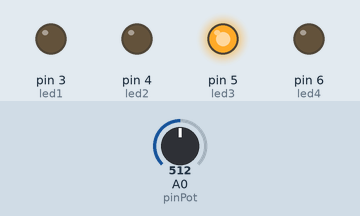
The sketch below on a simulated Arduino Uno, built with avr-gcc and run on an emulated ATmega328P. Shown: output pins drawn as LEDs (lit = HIGH). The inputs (shaded band) are chosen by the test bench; at power-on: A0 (pinPot) = 512.

Above: at 1.3 s.
1.4 s: A0 (pinPot) set to 499
At 2.7 s:
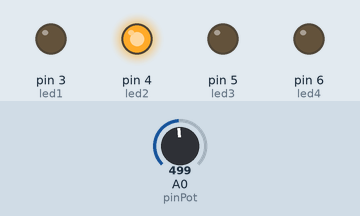
3.0 s: A0 (pinPot) set to 267
4.5 s: A0 (pinPot) set to 241
At 5.2 s:
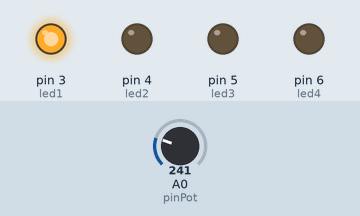
6.0 s: A0 (pinPot) set to 778
At 6.3 s:
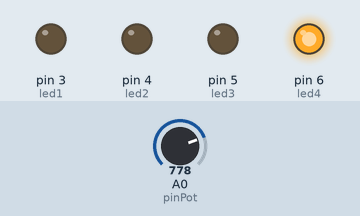
7.5 s: A0 (pinPot) set to 756
At 8.7 s:
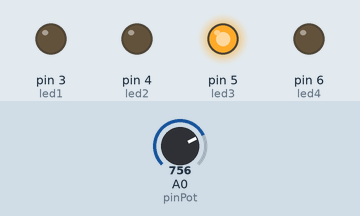
9.0 s: A0 (pinPot) set to 900
At 9.8 s:
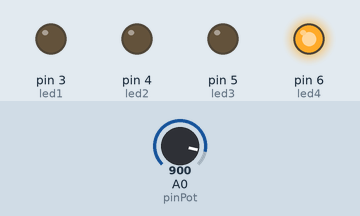
Timing chart, 0 to 11.5 s (numbered marks = the images above; inputs shaded):
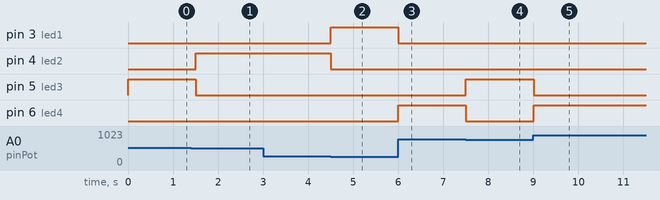

Measured:
- the behaviour switches between 512 and 511 on A0 (pinPot) (found by bisection; images 0 and 1)
- the behaviour switches between 256 and 255 on A0 (pinPot) (found by bisection; images 1 and 2)
- the behaviour switches between 768 and 767 on A0 (pinPot) (found by bisection; images 3 and 4)
- after the input at 1.4 s, pin 4 (led2): LOW → HIGH after 0.10 s; pin 5 (led3): HIGH → LOW after 0.10 s
- after the input at 4.5 s, pin 3 (led1): LOW → HIGH at once; pin 4 (led2): HIGH → LOW at once
- after the input at 6.0 s, pin 3 (led1): HIGH → LOW at once; pin 6 (led4): LOW → HIGH at once
- after the input at 7.5 s, pin 5 (led3): LOW → HIGH at once; pin 6 (led4): HIGH → LOW at once
- after the input at 9.0 s, pin 5 (led3): HIGH → LOW at once; pin 6 (led4): LOW → HIGH at once

The sketch:

sketch_sep6a.ino
```cpp
/*
Potenciometro:
  Componente que contém um resistor e um cursor que permite regular a resistência no pino de saída
Portas analógicas:
  O arduino tem 6 portas analógicas (A0 até A5) com resolução de 10 bits (1024 níveis) para leitura
*/

#define pinPot A0
#define led1 3
#define led2 4
#define led3 5
#define led4 6

void setup() {
  //Serial.begin(57600);
  pinMode(led1, OUTPUT);
  pinMode(led2, OUTPUT);
  pinMode(led3, OUTPUT);
  pinMode(led4, OUTPUT);
}

void loop() {
  int val = analogRead(pinPot);
  //Serial.println(val);
  digitalWrite(led1, LOW);
  digitalWrite(led2, LOW);
  digitalWrite(led3, LOW);
  digitalWrite(led4, LOW);

  if(val<256){
    digitalWrite(led1, HIGH);
  }
  if(val>=256 && val<512){
    digitalWrite(led2, HIGH);
  }
  if(val>=512 && val<768){
    digitalWrite(led3, HIGH);
  }
  if(val>=768){
    digitalWrite(led4, HIGH);
  }
  delay(500);
}
```
